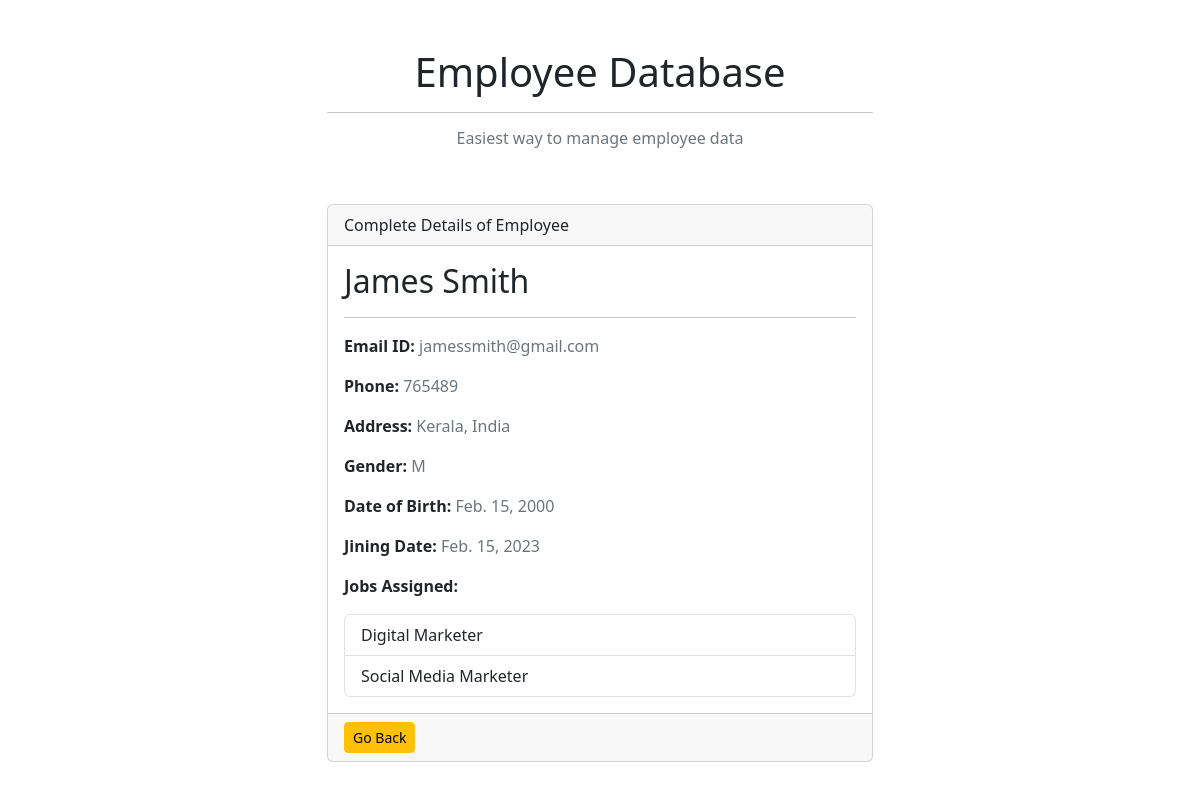
The page /employees/4/ on the database its author committed.
### ems/models.py (models this page shows, shortened)
class Employee(models.Model):
    GENDER_CHOICES = {'F': 'Female', 'M': 'Male', 'O': 'Other'}
    first_name = models.CharField(max_length=200)
    last_name = models.CharField(max_length=200)
    email_id = models.EmailField(max_length=254)
    phone_number = models.CharField(max_length=13, blank=True)
    address = models.TextField()
    gender = models.CharField(max_length=1, choices=GENDER_CHOICES, blank=True)
    dob = models.DateField()
    joining_date = models.DateField()
    jobs = models.ManyToManyField('Job', blank=True)

class Job(models.Model):
    name = models.CharField(max_length=250)

### ems/views.py (the view)
# urls.py: path('employees/<int:employee_id>/', views.employee_detail, name='employee_detail'),
def employee_detail(request, employee_id):
    try:
        employee = Employee.objects.get(id=employee_id)
    except Employee.DoesNotExist:
        raise Http404('Employee not found')
    return render(request, 'ems/employee_detail.html', {'employee': employee})

### ems/templates/ems/employee_detail.html
{% extends 'ems/base.html' %}
{% block content %}
<div class="col-md-6">
    <div class="card mb-5">
        <div class="card-header">Complete Details of Employee</div>
        <div class="card-body">
            <h2>{{employee.first_name|capfirst}} {{employee.last_name|capfirst}}</h2>
            <hr>
            <p><strong>Email ID:</strong><span class="text-secondary"> {{employee.email_id}}</span></p>
            <p><strong>Phone:</strong><span class="text-secondary"> {{employee.phone_number}}</span></p>
            <p><strong>Address:</strong><span class="text-secondary"> {{employee.address}}</span></p>
            <p><strong>Gender:</strong><span class="text-secondary"> {{employee.gender}}</span></p>
            <p><strong>Date of Birth:</strong><span class="text-secondary"> {{employee.dob}}</span></p>
            <p><strong>Jining Date:</strong><span class="text-secondary"> {{employee.joining_date}}</span></p>
            <p><strong>Jobs Assigned:</strong></p>
            {% if employee.jobs.all %}
            <ul class="list-group">
                {% for job in employee.jobs.all %}
                <li class="list-group-item">{{ job.name }}</li>
                {% endfor %}
            </ul>
            {% endif %}
        </div>
        <div class="card-footer">
            <a href="{% url 'home' %}" class="btn btn-sm btn-warning">Go Back</a>
        </div>
    </div>
</div>
{% endblock content %}

### rows shown on the page
Employee: first_name "James", last_name "Smith", email_id "jamessmith@gmail.com", phone_number "765489", address "Kerala, India", gender "M", dob "Feb. 15, 2000", joining_date "Feb. 15, 2023"
Job: name "Digital Marketer"
Job: name "Social Media Marketer"
